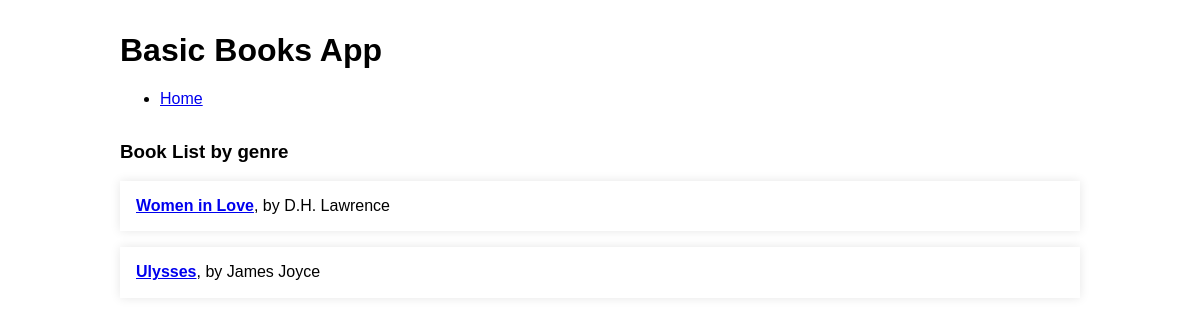
The page /tag/modernist on the database its author committed.
### tables this page shows
CREATE TABLE books (
    id INTEGER PRIMARY KEY AUTOINCREMENT,
    title TEXT NOT NULL,
    author TEXT NOT NULL,
    genre TEXT NOT NULL,
    description TEXT
);

### app.py (the view)
@app.route('/tag/<genre>')
def tag_list(genre):
    books = get_tag_list(genre)
    return render_template('tag.html', books=books)

### app.py (called while the page is built)
def get_db_connection():
    conn = sqlite3.connect('database.db')
    conn.row_factory = sqlite3.Row
    return conn

def get_tag_list(genre):
    conn = get_db_connection()
    books = conn.execute('SELECT * FROM books WHERE genre = ?', (genre,)).fetchall()
    conn.close()
    if books is None:
        abort(404)
    return books

### templates/tag.html
{% extends 'base.html' %}
{% block content %}
    <div class="content">
        <h3>Book List by genre</h3>
        <div class="list">
        {% for book in books %}
        <div class="list-item">
        <a href="{{ url_for('details', book_id=book['id']) }}"><strong>{{ book['title'] }}</strong></a>, by {{ book['author'] }}
        </div>
        {% endfor %}
        </div>
    </div>
{% endblock %}

### static/css/style.css (style rules this page uses)
body { font-family: Helvetica, sans-serif; margin: 0; padding: 0; }
.list-item { padding: 1em; margin: 1em 0; box-shadow: 0 0 10px rgba(0, 0, 0, 0.1); }

### rows shown on the page
books: title "Women in Love", author "D.H. Lawrence"
books: title "Ulysses", author "James Joyce"
